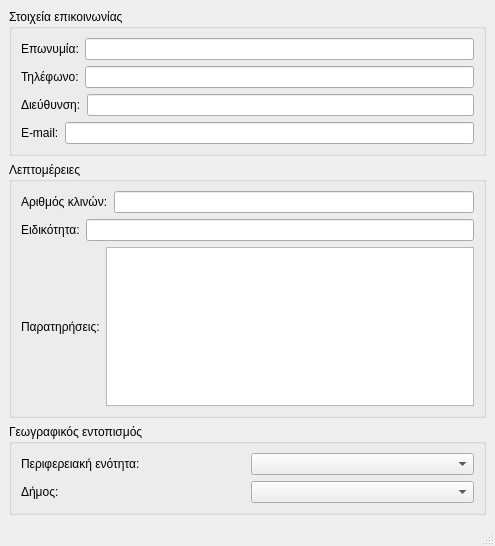
<?xml version="1.0" encoding="UTF-8"?>
<ui version="4.0">
 <class>MainWindow</class>
 <widget class="QMainWindow" name="MainWindow">
  <property name="geometry">
   <rect>
    <x>0</x>
    <y>0</y>
    <width>495</width>
    <height>546</height>
   </rect>
  </property>
  <property name="windowTitle">
   <string>MainWindow</string>
  </property>
  <widget class="QWidget" name="centralwidget">
   <layout class="QVBoxLayout" name="verticalLayout_4">
    <item>
     <widget class="QGroupBox" name="groupBox">
      <property name="title">
       <string>Στοιχεία επικοινωνίας</string>
      </property>
      <layout class="QVBoxLayout" name="verticalLayout">
       <item>
        <layout class="QHBoxLayout" name="horizontalLayout_4">
         <item>
          <widget class="QLabel" name="label_4">
           <property name="text">
            <string>Επωνυμία:</string>
           </property>
          </widget>
         </item>
         <item>
          <widget class="QLineEdit" name="lineEdit_4"/>
         </item>
        </layout>
       </item>
       <item>
        <layout class="QHBoxLayout" name="horizontalLayout_5">
         <item>
          <widget class="QLabel" name="label_5">
           <property name="text">
            <string>Τηλέφωνο:</string>
           </property>
          </widget>
         </item>
         <item>
          <widget class="QLineEdit" name="lineEdit_5"/>
         </item>
        </layout>
       </item>
       <item>
        <layout class="QHBoxLayout" name="horizontalLayout_6">
         <item>
          <widget class="QLabel" name="label_6">
           <property name="text">
            <string>Διεύθυνση:</string>
           </property>
          </widget>
         </item>
         <item>
          <widget class="QLineEdit" name="lineEdit_6"/>
         </item>
        </layout>
       </item>
       <item>
        <layout class="QHBoxLayout" name="horizontalLayout_8">
         <item>
          <widget class="QLabel" name="label_8">
           <property name="text">
            <string>E-mail:</string>
           </property>
          </widget>
         </item>
         <item>
          <widget class="QLineEdit" name="lineEdit_8"/>
         </item>
        </layout>
       </item>
      </layout>
     </widget>
    </item>
    <item>
     <widget class="QGroupBox" name="groupBox_3">
      <property name="title">
       <string>Λεπτομέρειες</string>
      </property>
      <layout class="QVBoxLayout" name="verticalLayout_3">
       <item>
        <layout class="QHBoxLayout" name="horizontalLayout_2">
         <item>
          <widget class="QLabel" name="label_2">
           <property name="text">
            <string>Αριθμός κλινών:</string>
           </property>
          </widget>
         </item>
         <item>
          <widget class="QLineEdit" name="lineEdit_2"/>
         </item>
        </layout>
       </item>
       <item>
        <layout class="QHBoxLayout" name="horizontalLayout">
         <item>
          <widget class="QLabel" name="label">
           <property name="text">
            <string>Ειδικότητα:</string>
           </property>
          </widget>
         </item>
         <item>
          <widget class="QLineEdit" name="lineEdit"/>
         </item>
        </layout>
       </item>
       <item>
        <layout class="QHBoxLayout" name="horizontalLayout_9">
         <item>
          <widget class="QLabel" name="label_9">
           <property name="text">
            <string>Παρατηρήσεις:</string>
           </property>
          </widget>
         </item>
         <item>
          <widget class="QTextEdit" name="textEdit"/>
         </item>
        </layout>
       </item>
      </layout>
     </widget>
    </item>
    <item>
     <widget class="QGroupBox" name="groupBox_2">
      <property name="title">
       <string>Γεωγραφικός εντοπισμός</string>
      </property>
      <layout class="QVBoxLayout" name="verticalLayout_2">
       <item>
        <layout class="QHBoxLayout" name="horizontalLayout_12">
         <item>
          <widget class="QLabel" name="label_12">
           <property name="text">
            <string>Περιφερειακή ενότητα:</string>
           </property>
          </widget>
         </item>
         <item>
          <widget class="QComboBox" name="comboBox_2"/>
         </item>
        </layout>
       </item>
       <item>
        <layout class="QHBoxLayout" name="horizontalLayout_10">
         <item>
          <widget class="QLabel" name="label_10">
           <property name="text">
            <string>Δήμος:</string>
           </property>
          </widget>
         </item>
         <item>
          <widget class="QComboBox" name="comboBox"/>
         </item>
        </layout>
       </item>
      </layout>
      <zorder>layoutWidget_7</zorder>
      <zorder>layoutWidget_8</zorder>
      <zorder>layoutWidget_8</zorder>
      <zorder>layoutWidget_7</zorder>
     </widget>
    </item>
   </layout>
  </widget>
  <widget class="QMenuBar" name="menubar">
   <property name="geometry">
    <rect>
     <x>0</x>
     <y>0</y>
     <width>495</width>
     <height>21</height>
    </rect>
   </property>
  </widget>
  <widget class="QStatusBar" name="statusbar"/>
 </widget>
 <resources/>
 <connections/>
</ui>
